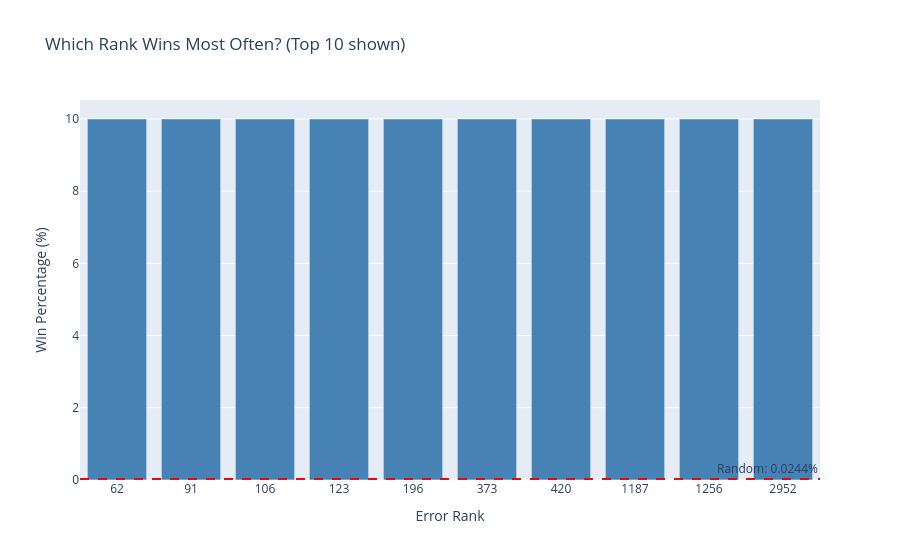

Notebook cell for this chart:
### Code cell
# ==============================================================================
# Visualization: Winning Rank Distribution
# ==============================================================================

fig = go.Figure()

# Bar chart of win percentages (top 50 or all if fewer)
n_display = min(50, len(win_counts))
top_winners = win_counts.head(n_display)

fig.add_trace(go.Bar(
    x=[str(r) for r in top_winners.index],
    y=top_winners.values / len(df_per_shot) * 100,
    name="Win %",
    marker_color="steelblue",
))

# Random baseline
fig.add_hline(
    y=expected_pct,
    line_dash="dash",
    line_color="red",
    annotation_text=f"Random: {expected_pct:.4f}%",
    annotation_position="top right",
)

fig.update_layout(
    title=f"Which Rank Wins Most Often? (Top {n_display} shown)",
    xaxis_title="Error Rank",
    yaxis_title="Win Percentage (%)",
    showlegend=False,
)

fig.show()

### Figure 1 — Plotly figure (JSON) as saved in the notebook; plotly's stock layout.template omitted (floating-point values rounded to 4 significant figures)
{"data": [{"marker": {"color": "steelblue"}, "name": "Win %", "type": "bar", "x": ["62", "91", "106", "123", "196", "373", "420", "1187", "1256", "2952"], "y": [10.0, 10.0, 10.0, 10.0, 10.0, 10.0, 10.0, 10.0, 10.0, 10.0]}], "layout": {"annotations": [{"showarrow": false, "text": "Random: 0.0244%", "x": 1, "xanchor": "right", "xref": "x domain", "y": 0.02442, "yanchor": "bottom", "yref": "y"}], "shapes": [{"line": {"color": "red", "dash": "dash"}, "type": "line", "x0": 0, "x1": 1, "xref": "x domain", "y0": 0.02442, "y1": 0.02442, "yref": "y"}], "showlegend": false, "title": {"text": "Which Rank Wins Most Often? (Top 10 shown)"}, "xaxis": {"title": {"text": "Error Rank"}}, "yaxis": {"title": {"text": "Win Percentage (%)"}}}}
